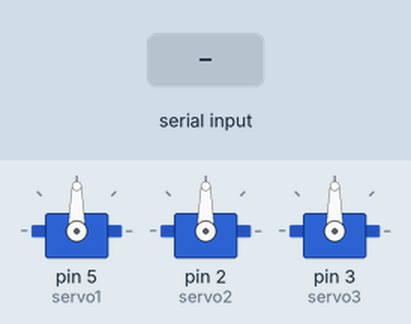
A sketch run on a simulated Arduino Uno, built with avr-gcc and run on an emulated ATmega328P. Parts: 3 × servo. Inputs (shaded band) come from the test bench.

Above: at 1.2 s.
1.3 s: "rood" received over Serial
At 4.1 s:
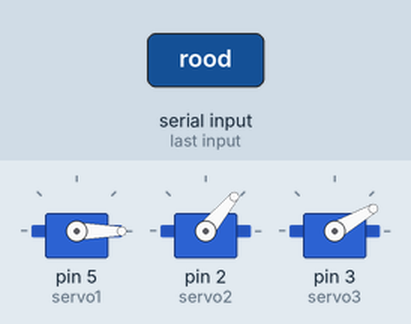
At 10.1 s:
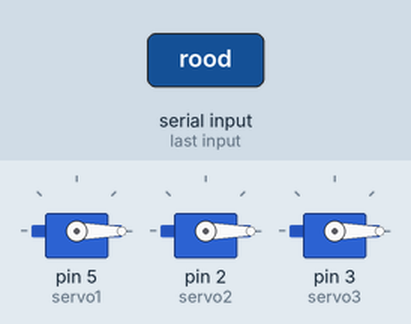
10.3 s: "blauw" received over Serial
At 11.7 s:
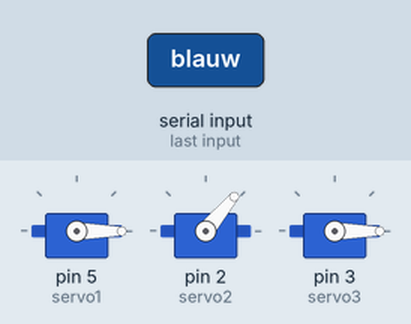
Timing chart, 0 to 19.8 s (numbered marks = the images above; inputs shaded):
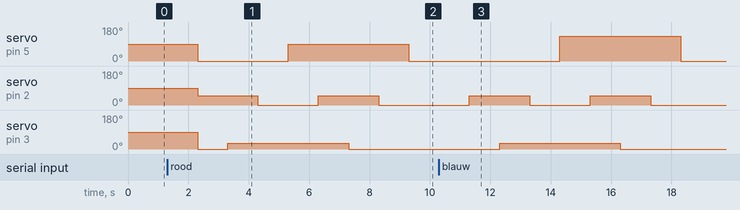

Measured:
- after the input at 1.3 s, servo on pin 5 (servo1): 90° → 0° after 1.0 s, → 90° 3.0 s later, → 0° 4.0 s later; servo on pin 2 (servo2): alternates 50° for 2.0 s and 0° for 2.0 s, starting after 1.0 s; servo on pin 3 (servo3): 90° → 0° after 1.0 s, → 30° 1.0 s later, → 0° 4.0 s later
- after the input at 10.3 s, servo on pin 5 (servo1): 0° → 130° after 4.0 s, → 0° 4.0 s later; servo on pin 2 (servo2): alternates 50° for 2.0 s and 0° for 2.0 s, 4 changes in all, then stays 0°, starting after 1.0 s; servo on pin 3 (servo3): 0° → 30° after 2.0 s, → 0° 4.0 s later

The sketch:

werkende.com.typen.ino
```cpp
#include <Servo.h>

Servo servo1;
Servo servo2;
Servo servo3;

void setup() {
  Serial.begin(9600);
  servo1.attach(5);
  servo2.attach(2);
  servo3.attach(3);
}

void loop() {
  if (Serial.available() > 0){
    String msg = Serial.readString();

    if (msg == "rood"){
     servo1.write(0);  // These will make the servos move to the mapped angles
     servo2.write(50);
     servo3.write(0); //omlaag
     delay(1000);
     servo1.write(0);
     servo2.write(50);
     servo3.write(30); //pakt op
     delay(1000);
     servo1.write(0);
     servo2.write(0);
     servo3.write(30); // omhoog
     delay(1000);
     servo1.write(90);
     servo2.write(0);
     servo3.write(30);  // verplaatst
     delay(1000);
     servo1.write(90);
     servo2.write(50);
     servo3.write(30);  //omlaag
     delay(1000);
     servo1.write(90);
     servo2.write(50);
     servo3.write(0);  // laat los
     delay(1000);
     servo1.write(90);
     servo2.write(0);
     servo3.write(0); //omhoog
     delay(1000);
     servo1.write(0);
     servo2.write(0);
     servo3.write(0); //terug naar start positie
     delay(1000);

    }
    else if (msg == "blauw"){
       servo1.write(0);  // These will make the servos move to the mapped angles
       servo2.write(50);
       servo3.write(0);  //omlaag
       delay(1000);
       servo1.write(0);
       servo2.write(50);
       servo3.write(30); //pakt op
       delay(1000);
       servo1.write(0);
       servo2.write(0);
       servo3.write(30); //omhoog
       delay(1000);
       servo1.write(130);
       servo2.write(0);
       servo3.write(30); //verplaatsts
       delay(1000);
       servo1.write(130);
       servo2.write(50);
       servo3.write(30); //omlaag
       delay(1000);
       servo1.write(130);
       servo2.write(50);
       servo3.write(0);  //laat los
       delay(1000);
       servo1.write(130);
       servo2.write(0);
       servo3.write(0);  //omhoog
       delay(1000);
       servo1.write(0);
       servo2.write(0);
       servo3.write(0); //terug naar start positie

    }
    else if (msg == "groen"){
       servo1.write(0);  // These will make the servos move to the mapped angles
       servo2.write(50);
       servo3.write(0);  //omlaag
       delay(1000);
       servo1.write(0);
       servo2.write(50);
       servo3.write(30); //pakt op
       delay(1000);
       servo1.write(0);
       servo2.write(0);
       servo3.write(30); //omhoog
       delay(1000);
       servo1.write(200);
       servo2.write(0);
       servo3.write(30); //verplaatsts
       delay(1000);
       servo1.write(200);
       servo2.write(50);
       servo3.write(30); //omlaag
       delay(1000);
       servo1.write(200);
       servo2.write(50);
       servo3.write(0);  //laat los
       delay(1000);
       servo1.write(200);
       servo2.write(0);
       servo3.write(0);  //omhoog
       delay(1000);
       servo1.write(0);
       servo2.write(0);
       servo3.write(0); //terug naar start positie

      }
    }
  }
```
